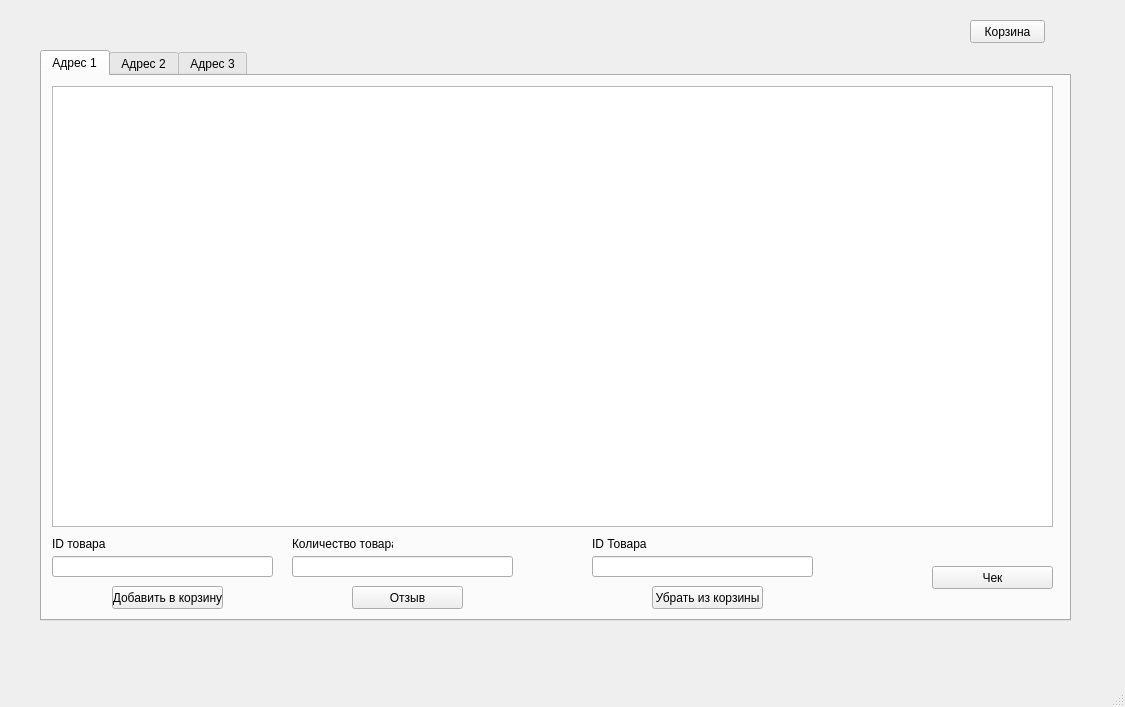
<?xml version="1.0" encoding="UTF-8"?>
<ui version="4.0">
 <class>MainWindow</class>
 <widget class="QMainWindow" name="MainWindow">
  <property name="geometry">
   <rect>
    <x>0</x>
    <y>0</y>
    <width>1125</width>
    <height>707</height>
   </rect>
  </property>
  <property name="windowTitle">
   <string>MainWindow</string>
  </property>
  <widget class="QWidget" name="centralwidget">
   <widget class="QTabWidget" name="tabWidget">
    <property name="geometry">
     <rect>
      <x>40</x>
      <y>50</y>
      <width>1031</width>
      <height>571</height>
     </rect>
    </property>
    <property name="currentIndex">
     <number>0</number>
    </property>
    <widget class="QWidget" name="tab">
     <attribute name="title">
      <string>Адрес 1</string>
     </attribute>
     <widget class="QTableWidget" name="tableWidget_4">
      <property name="geometry">
       <rect>
        <x>10</x>
        <y>10</y>
        <width>1001</width>
        <height>441</height>
       </rect>
      </property>
     </widget>
     <widget class="QLabel" name="label_9">
      <property name="geometry">
       <rect>
        <x>10</x>
        <y>460</y>
        <width>61</width>
        <height>16</height>
       </rect>
      </property>
      <property name="text">
       <string>ID товара</string>
      </property>
     </widget>
     <widget class="QLineEdit" name="lineEdit_9">
      <property name="geometry">
       <rect>
        <x>10</x>
        <y>480</y>
        <width>221</width>
        <height>21</height>
       </rect>
      </property>
     </widget>
     <widget class="QLineEdit" name="lineEdit_10">
      <property name="geometry">
       <rect>
        <x>250</x>
        <y>480</y>
        <width>221</width>
        <height>21</height>
       </rect>
      </property>
     </widget>
     <widget class="QLineEdit" name="lineEdit_11">
      <property name="geometry">
       <rect>
        <x>550</x>
        <y>480</y>
        <width>221</width>
        <height>21</height>
       </rect>
      </property>
     </widget>
     <widget class="QLabel" name="label_10">
      <property name="geometry">
       <rect>
        <x>250</x>
        <y>460</y>
        <width>101</width>
        <height>16</height>
       </rect>
      </property>
      <property name="text">
       <string>Количество товара</string>
      </property>
     </widget>
     <widget class="QLabel" name="label_11">
      <property name="geometry">
       <rect>
        <x>550</x>
        <y>460</y>
        <width>101</width>
        <height>16</height>
       </rect>
      </property>
      <property name="text">
       <string>ID Товара</string>
      </property>
     </widget>
     <widget class="QPushButton" name="pushButton_11">
      <property name="geometry">
       <rect>
        <x>70</x>
        <y>510</y>
        <width>111</width>
        <height>23</height>
       </rect>
      </property>
      <property name="text">
       <string>Добавить в корзину</string>
      </property>
     </widget>
     <widget class="QPushButton" name="pushButton_12">
      <property name="geometry">
       <rect>
        <x>310</x>
        <y>510</y>
        <width>111</width>
        <height>23</height>
       </rect>
      </property>
      <property name="text">
       <string>Отзыв</string>
      </property>
     </widget>
     <widget class="QPushButton" name="pushButton_13">
      <property name="geometry">
       <rect>
        <x>610</x>
        <y>510</y>
        <width>111</width>
        <height>23</height>
       </rect>
      </property>
      <property name="text">
       <string>Убрать из корзины</string>
      </property>
     </widget>
     <widget class="QPushButton" name="pushButton_14">
      <property name="geometry">
       <rect>
        <x>890</x>
        <y>490</y>
        <width>121</width>
        <height>23</height>
       </rect>
      </property>
      <property name="text">
       <string>Чек</string>
      </property>
     </widget>
    </widget>
    <widget class="QWidget" name="tab_3">
     <attribute name="title">
      <string>Адрес 2</string>
     </attribute>
     <widget class="QTableWidget" name="tableWidget_3">
      <property name="geometry">
       <rect>
        <x>10</x>
        <y>10</y>
        <width>1001</width>
        <height>441</height>
       </rect>
      </property>
     </widget>
     <widget class="QLabel" name="label_6">
      <property name="geometry">
       <rect>
        <x>10</x>
        <y>460</y>
        <width>61</width>
        <height>16</height>
       </rect>
      </property>
      <property name="text">
       <string>ID товара</string>
      </property>
     </widget>
     <widget class="QLineEdit" name="lineEdit_6">
      <property name="geometry">
       <rect>
        <x>10</x>
        <y>480</y>
        <width>221</width>
        <height>21</height>
       </rect>
      </property>
     </widget>
     <widget class="QLineEdit" name="lineEdit_7">
      <property name="geometry">
       <rect>
        <x>250</x>
        <y>480</y>
        <width>221</width>
        <height>21</height>
       </rect>
      </property>
     </widget>
     <widget class="QLineEdit" name="lineEdit_8">
      <property name="geometry">
       <rect>
        <x>550</x>
        <y>480</y>
        <width>221</width>
        <height>21</height>
       </rect>
      </property>
     </widget>
     <widget class="QLabel" name="label_7">
      <property name="geometry">
       <rect>
        <x>250</x>
        <y>460</y>
        <width>101</width>
        <height>16</height>
       </rect>
      </property>
      <property name="text">
       <string>Количество товара</string>
      </property>
     </widget>
     <widget class="QLabel" name="label_8">
      <property name="geometry">
       <rect>
        <x>550</x>
        <y>460</y>
        <width>101</width>
        <height>16</height>
       </rect>
      </property>
      <property name="text">
       <string>ID Товара</string>
      </property>
     </widget>
     <widget class="QPushButton" name="pushButton_7">
      <property name="geometry">
       <rect>
        <x>70</x>
        <y>510</y>
        <width>111</width>
        <height>23</height>
       </rect>
      </property>
      <property name="text">
       <string>Добавить в корзину</string>
      </property>
     </widget>
     <widget class="QPushButton" name="pushButton_8">
      <property name="geometry">
       <rect>
        <x>310</x>
        <y>510</y>
        <width>111</width>
        <height>23</height>
       </rect>
      </property>
      <property name="text">
       <string>Отзыв</string>
      </property>
     </widget>
     <widget class="QPushButton" name="pushButton_9">
      <property name="geometry">
       <rect>
        <x>610</x>
        <y>510</y>
        <width>111</width>
        <height>23</height>
       </rect>
      </property>
      <property name="text">
       <string>Убрать из корзины</string>
      </property>
     </widget>
     <widget class="QPushButton" name="pushButton_10">
      <property name="geometry">
       <rect>
        <x>890</x>
        <y>490</y>
        <width>121</width>
        <height>23</height>
       </rect>
      </property>
      <property name="text">
       <string>Чек</string>
      </property>
     </widget>
    </widget>
    <widget class="QWidget" name="tab_2">
     <attribute name="title">
      <string>Адрес 3</string>
     </attribute>
     <widget class="QLineEdit" name="lineEdit">
      <property name="geometry">
       <rect>
        <x>10</x>
        <y>480</y>
        <width>221</width>
        <height>21</height>
       </rect>
      </property>
     </widget>
     <widget class="QLineEdit" name="lineEdit_2">
      <property name="geometry">
       <rect>
        <x>250</x>
        <y>480</y>
        <width>221</width>
        <height>21</height>
       </rect>
      </property>
     </widget>
     <widget class="QPushButton" name="pushButton_2">
      <property name="geometry">
       <rect>
        <x>70</x>
        <y>510</y>
        <width>111</width>
        <height>23</height>
       </rect>
      </property>
      <property name="text">
       <string>Добавить в корзину</string>
      </property>
     </widget>
     <widget class="QTableWidget" name="tableWidget">
      <property name="geometry">
       <rect>
        <x>10</x>
        <y>10</y>
        <width>1001</width>
        <height>441</height>
       </rect>
      </property>
     </widget>
     <widget class="QLabel" name="label">
      <property name="geometry">
       <rect>
        <x>10</x>
        <y>460</y>
        <width>61</width>
        <height>16</height>
       </rect>
      </property>
      <property name="text">
       <string>ID товара</string>
      </property>
     </widget>
     <widget class="QLabel" name="label_2">
      <property name="geometry">
       <rect>
        <x>250</x>
        <y>460</y>
        <width>101</width>
        <height>16</height>
       </rect>
      </property>
      <property name="text">
       <string>Количество товара</string>
      </property>
     </widget>
     <widget class="QPushButton" name="pushButton_4">
      <property name="geometry">
       <rect>
        <x>890</x>
        <y>490</y>
        <width>121</width>
        <height>23</height>
       </rect>
      </property>
      <property name="text">
       <string>Чек</string>
      </property>
     </widget>
     <widget class="QLineEdit" name="lineEdit_5">
      <property name="geometry">
       <rect>
        <x>550</x>
        <y>480</y>
        <width>221</width>
        <height>21</height>
       </rect>
      </property>
     </widget>
     <widget class="QLabel" name="label_5">
      <property name="geometry">
       <rect>
        <x>550</x>
        <y>460</y>
        <width>101</width>
        <height>16</height>
       </rect>
      </property>
      <property name="text">
       <string>ID Товара</string>
      </property>
     </widget>
     <widget class="QPushButton" name="pushButton_5">
      <property name="geometry">
       <rect>
        <x>610</x>
        <y>510</y>
        <width>111</width>
        <height>23</height>
       </rect>
      </property>
      <property name="text">
       <string>Убрать из корзины</string>
      </property>
     </widget>
     <widget class="QPushButton" name="pushButton_6">
      <property name="geometry">
       <rect>
        <x>310</x>
        <y>510</y>
        <width>111</width>
        <height>23</height>
       </rect>
      </property>
      <property name="text">
       <string>Отзыв</string>
      </property>
     </widget>
    </widget>
   </widget>
   <widget class="QPushButton" name="pushButton">
    <property name="geometry">
     <rect>
      <x>970</x>
      <y>20</y>
      <width>75</width>
      <height>23</height>
     </rect>
    </property>
    <property name="text">
     <string>Корзина</string>
    </property>
   </widget>
  </widget>
  <widget class="QMenuBar" name="menubar">
   <property name="geometry">
    <rect>
     <x>0</x>
     <y>0</y>
     <width>1125</width>
     <height>21</height>
    </rect>
   </property>
  </widget>
  <widget class="QStatusBar" name="statusbar"/>
 </widget>
 <resources/>
 <connections/>
</ui>
